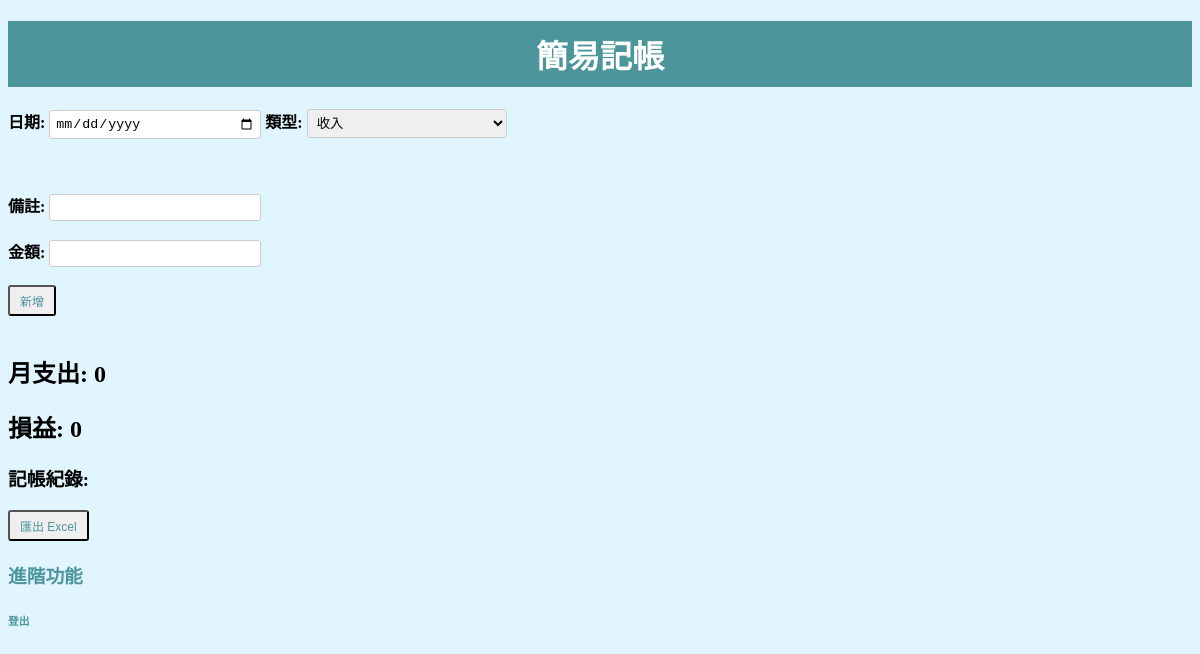
Page /expense (signed in) on the earlier database version.
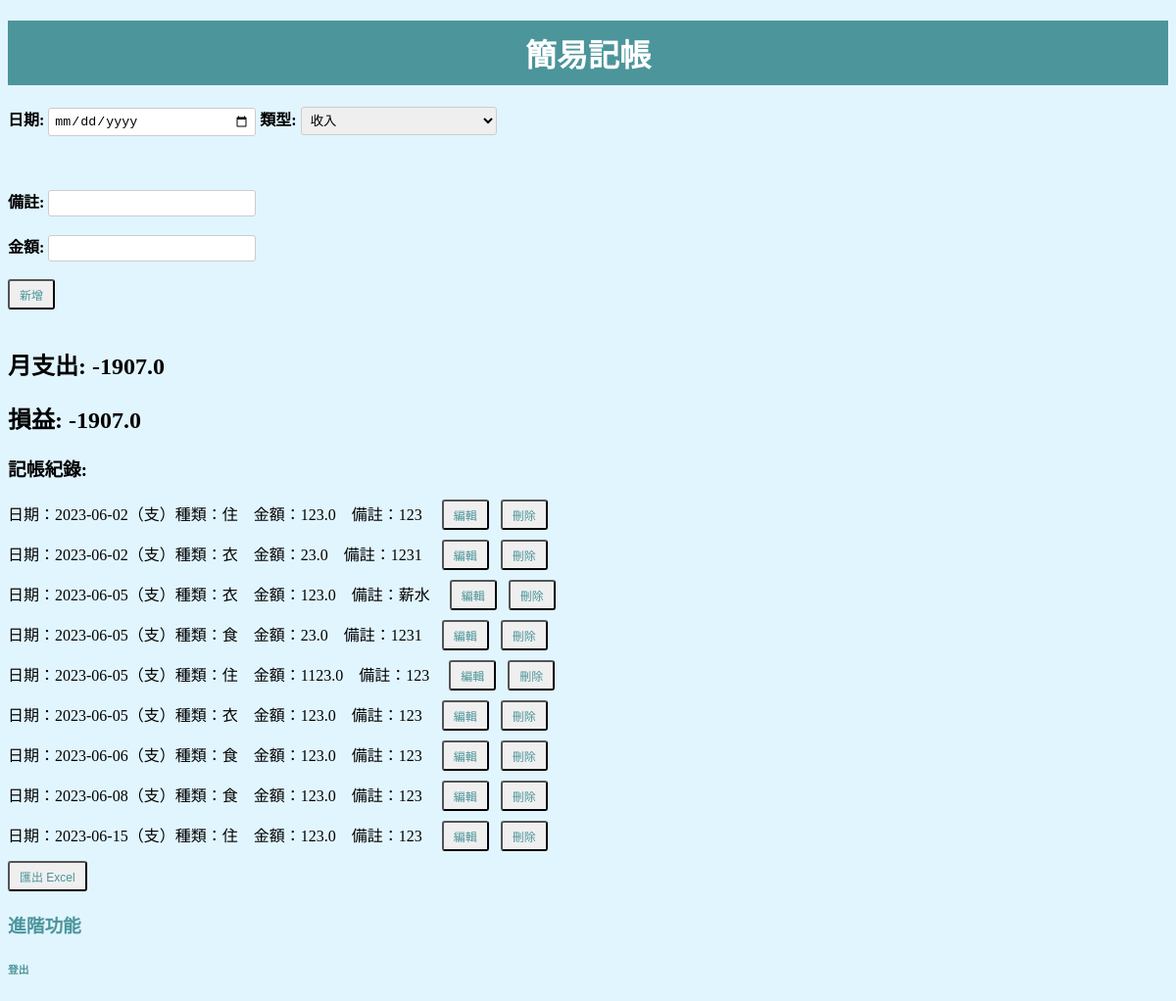
Same page on the later database version.
### tables this page shows
CREATE TABLE expenses
                  (id INTEGER PRIMARY KEY AUTOINCREMENT,
                   username TEXT NOT NULL,
                   category TEXT NOT NULL,
                   amount REAL NOT NULL,
                   note TEXT,
                   date TEXT NOT NULL);

### test.py (the view, shortened to what this page needs)
@app.route('/expense', methods=['GET', 'POST'])
def expense():
    if 'username' not in session:
        return redirect('/login')
    with sqlite3.connect('database.db') as conn:
        cursor = conn.cursor()
        cursor.execute('SELECT * FROM expenses WHERE username = ? ORDER BY date', (session['username'],))
        expenses = cursor.fetchall()
        expense = sum(expense[3] for expense in expenses if expense[3] < 0)
        profit_loss = calculate_profit_loss(expenses)
        category = request.args.get('category')  # 從URL參數獲取用戶選擇的分類
        if category:
            expenses = sorted(expenses, key=lambda x: x[2] if x[2] == category else '')
    with sqlite3.connect('database.db') as conn:
        cursor = conn.cursor()
        cursor.execute('PRAGMA table_info(expenses)')
        columns = [column[1] for column in cursor.fetchall()]
        if 'category' not in columns:
            cursor.execute('ALTER TABLE expenses ADD COLUMN category TEXT')  # 添加 category 欄位
    return render_template('expense.html', expenses=expenses, expense=expense, profit_loss=profit_loss)

### test.py (called while the page is built)
def calculate_profit_loss(expenses_data):
    income = sum(expense[3] for expense in expenses_data if expense[3] > 0)
    expenses = sum(expense[3] for expense in expenses_data if expense[3] < 0)
    return income + expenses

### templates/expense.html (shortened to what this page needs)
<!DOCTYPE html>
<html>
<head>
</head>
<body>
    <h1>簡易記帳</h1>
    <form method="POST" action="/expense">
        <label for="date">日期:</label>
        <input type="date" id="date" name="date">
        <label for="record_type">類型:</label>
        <select id="record_type" name="record_type">
            <option value="income">收入</option>
        </select>
        <br><br>
        <br><br>
        <label for="note">備註:</label>
        <input type="text" id="note" name="note">
        <br><br>
        <label for="amount">金額:</label>
        <input type="number" id="amount" name="amount">
        <br><br>
        <button type="submit" id="add-button">新增</button>
    </form>
    <br>
    <h2>月支出: {{ expense }}</h2>
    <h2>損益: {{ profit_loss }}</h2>
    <h3>記帳紀錄:</h3>
    <ul>
        {% for expense in expenses %}
            {% if expense[3] > 0 %}
                <li>日期：{{ expense[5] }}（收）&nbsp;&nbsp;&nbsp;&nbsp;&nbsp;&nbsp;&nbsp;&nbsp;&nbsp;&nbsp;&nbsp;&nbsp;&nbsp;&nbsp;&nbsp;&nbsp;&nbsp;&nbsp;&nbsp;&nbsp;金額：{{ expense[3] }}&nbsp;&nbsp;&nbsp;&nbsp;備註：{{ expense[4] }}&nbsp;&nbsp;&nbsp;&nbsp;&nbsp;<button type="button" onclick="editExpense({{ expense[0] }})">編輯</button>&nbsp;&nbsp;&nbsp;<button type="submit"  onclick="deleteExpense({{ expense[0] }})">刪除</button></li>
            {% elif expense[3] < 0 %}
                <li>日期：{{ expense[5] }}（支）種類：{{ expense[2] }}&nbsp;&nbsp;&nbsp;&nbsp;金額：{{ expense[3]|abs }}&nbsp;&nbsp;&nbsp;&nbsp;備註：{{ expense[4] }}&nbsp;&nbsp;&nbsp;&nbsp;&nbsp;<button type="button" onclick="editExpense({{ expense[0] }})">編輯</button>&nbsp;&nbsp;&nbsp;<button type="submit" onclick="deleteExpense({{ expense[0] }})">刪除</button>
                </li></li>
            {% endif %}
        {% endfor %}
        <button type="button" onclick="exportToExcel()">匯出 Excel</button>
    </ul>
    <a href="/advanced"><h3>進階功能</h3><a>
    <a href="/logout"><h6>登出</h6></a>
</body>
</html>

### templates/expense.html (style rules this page uses)
body { background-color: #e1f5fe; }
h1 { color: white; text-align: center; background-color: #4b959b; padding: 10px; }
ul { list-style-type: none; padding: 0; }
li { margin-bottom: 10px; }
button { background-color: #4b959b border: none; color: #4b959b; padding: 5px 10px; text-align: center; text-decoration: none; display: inline-block; font-size: 12px; border-radius: 3px; cursor: pointer; }
a { color: #4b959b; text-decoration: none; }
h3 { margin-top: 20px; }
input[type="date"], input[type="number"], select, input[type="text"] { width: 200px; padding: 5px; border-radius: 3px; border: 1px solid #ccc; }
label { font-weight: bold; }

Differences in the rows shown:
added expenses: date "2023-06-02", category "住", amount "123.0", note "123"
added expenses: date "2023-06-02", category "衣", amount "23.0", note "1231"
added expenses: date "2023-06-05", category "衣", amount "123.0", note "薪水"
added expenses: date "2023-06-05", category "食", amount "23.0", note "1231"
added expenses: date "2023-06-05", category "住", amount "1123.0", note "123"
added expenses: date "2023-06-05", category "衣", amount "123.0", note "123"
added expenses: date "2023-06-06", category "食", amount "123.0", note "123"
added expenses: date "2023-06-08", category "食", amount "123.0", note "123"
added expenses: date "2023-06-15", category "住", amount "123.0", note "123"
Other differences:
{{ expense }}: "0" → "-1907.0"
{{ profit_loss }}: "0" → "-1907.0"
